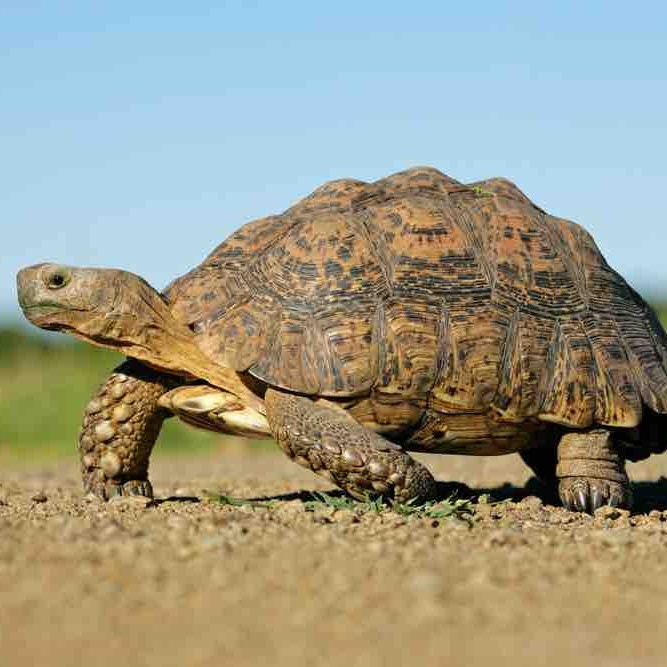
#> input picture ML Processing/tortoises/tortoises_sorted/001.jpg, 667 x 667 px, found by its file name; its folder holds 4 pictures in this run
$ python crop.py
#> lines starting #> are read from the running program, lines starting #| are printed output that depends on the picture
# make photo 255x255
# ROCKS
import os
import cv2

#crop
for file in os.listdir('ML Processing/tortoises/tortoises_sorted'):
    img = cv2.imread('ML Processing/tortoises/tortoises_sorted/%s' %file)
#> img is the input picture: shape (667, 667, 3); mean B, G, R 137.8, 155.9, 156.7
    height,width,_ = img.shape
#> height = 667; width = 667
    dim = max(width,height)
#> dim = 667
    center = [height/2,width/2]
#> center = [333.5, 333.5]
    x = center[1] - dim/2
#> x = 0
    y = center[0] - dim/2
#> y = 0
    crop_img = img[int(y):int(y+dim), int(x):int(x+dim)]
#> pass 2 of the loop `for file in os.listdir('ML Processing/tortoises/tortoises_sorted'):`:
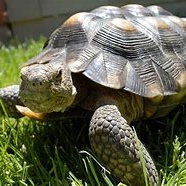
#> input picture ML Processing/tortoises/tortoises_sorted/002.jpg, 186 x 186 px, found by its file name
#> img is the input picture: shape (186, 186, 3); mean B, G, R 77.1, 99.5, 97.6
#> pass 3 of the loop `for file in os.listdir('ML Processing/tortoises/tortoises_sorted'):`:
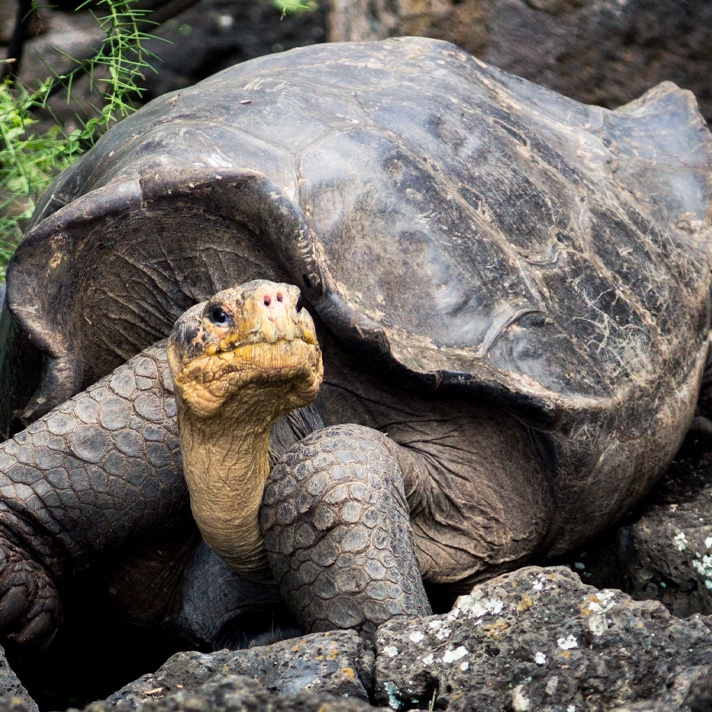
#> input picture ML Processing/tortoises/tortoises_sorted/003.jpg, 712 x 712 px, found by its file name
#> img is the input picture: shape (712, 712, 3); mean B, G, R 96.6, 102, 107.3
#> the loop made 4 passes; the first 3 are shown


#resize
for file in os.listdir('ML Processing/tortoises/tortoises_sorted'):
    img = cv2.imread('ML Processing/tortoises/tortoises_sorted/%s' %file)
    height,width,_ = img.shape
#> height = 667; width = 667
    if height==width:
        resize_img = cv2.resize(img,(255,255),interpolation=cv2.INTER_AREA)
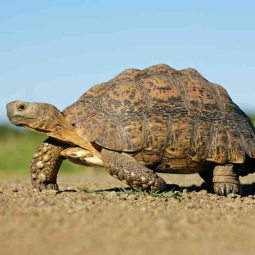
#> resize_img: shape (255, 255, 3); mean B, G, R 137.8, 155.9, 156.7
        cv2.imwrite('ML Processing/tortoises/tortoises_processed/%s'%file,resize_img)
#> pass 2 of the loop `for file in os.listdir('ML Processing/tortoises/tortoises_sorted'):`:
#> `resize_img = cv2.resize(img,(255,255),interpolation=cv2.INTER_AREA)`:
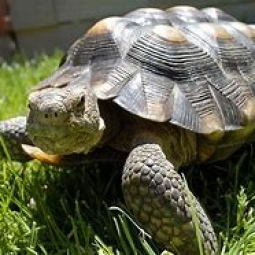
#> resize_img: shape (255, 255, 3); mean B, G, R 77, 99.4, 97.5
#> pass 3 of the loop `for file in os.listdir('ML Processing/tortoises/tortoises_sorted'):`:
#> `resize_img = cv2.resize(img,(255,255),interpolation=cv2.INTER_AREA)`:
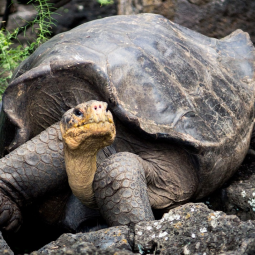
#> resize_img: shape (255, 255, 3); mean B, G, R 96.6, 101.9, 107.3
#> the loop made 4 passes; the first 3 are shown

#check
#> (the run stopped early here; a loop or call above may not have finished)
